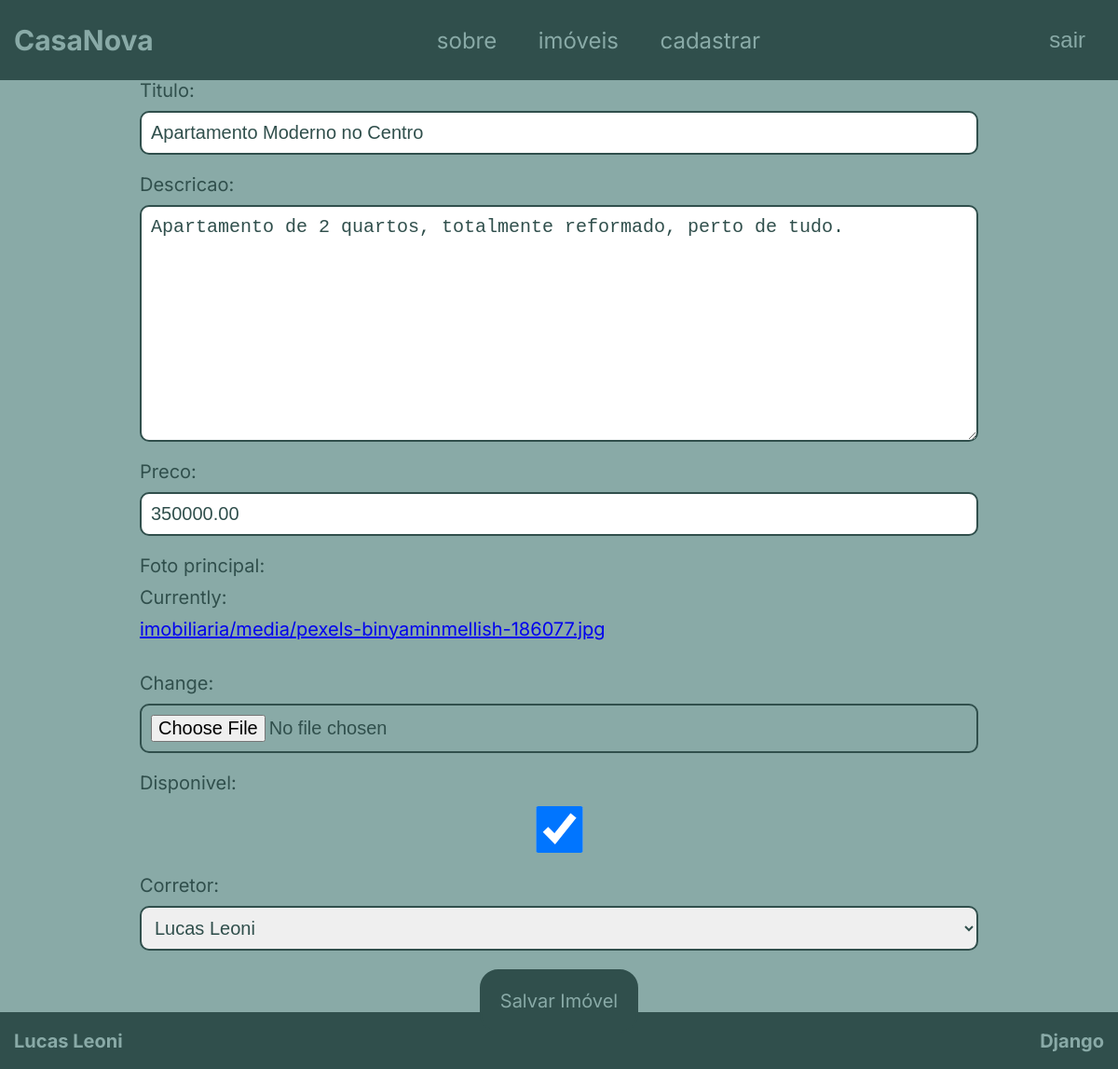
Screenshot of /imovel/editar/1/ (signed in) with the database file from the repository.
### imobiliaria/models.py (models this page shows, shortened)
class Imovel(models.Model):
    titulo = models.CharField(max_length=150)
    descricao = models.TextField()
    preco = models.DecimalField(max_digits=10, decimal_places=2)
    foto_principal = models.ImageField(upload_to='imobiliaria/media/')
    disponivel = models.BooleanField(default=True)
    corretor = models.ForeignKey(Corretor, on_delete=models.CASCADE)
    criado_por = models.ForeignKey(User, on_delete=models.SET_NULL, null=True)

### imobiliaria/views.py (the view)
# urls.py: path('imovel/editar/<int:pk>/', ImovelUpdate.as_view(), name="imovel-update"),
class ImovelUpdate(LoginRequiredMixin, UpdateView):
    model = Imovel
    form_class = ImovelForm
    template_name = 'pages/form-imoveis.html'
    success_url = reverse_lazy('imobiliaria:imovel-list')

### imobiliaria/forms.py
class ImovelForm(forms.ModelForm):
    class Meta:
        model = Imovel
        fields = ['titulo', 'descricao', 'preco', 'foto_principal', 'disponivel', 'corretor']

### imobiliaria/models.py (called while the page is built)
    def __str__(self):
        return self.nome

### imobiliaria/templates/pages/form-imoveis.html (shortened to what this page needs)
{% extends 'base/base.html' %}
{% block content %}
<section class="form">
    <div class="form-container">
        <form method="post" enctype="multipart/form-data">
            {{ form.as_p }}
            <div class="form-button">
                <button type="submit">Salvar Imóvel</button>
            </div>
        </form>
    </div>
</section>
{% endblock content %}

### imobiliaria/static/css/styles.css (style rules this page uses)
html { scroll-behavior: smooth; font-size: 62.5%; }
body { padding: 0; margin: 0; height: 100%; font-size: 1.6rem; font-family: 'Inter', sans-serif; box-sizing: border-box; }
:root { --c1: #304F4C; --c2: #5D7D7A; --c3: #89AAA7; --c4: #FFF; }
.form { display: flex; justify-content: center; align-items: center; width: 100%; padding: 2rem 0; background-color: var(--c3); max-height: 120vh; height: 100%; }
.form-container { max-width: 90rem; width: 80%; display: flex; flex-direction: column; justify-content: center; margin: 5rem; height: 100%; }
.form form p { font-size: 2rem; color: var(--c1); display: flex; flex-direction: column; gap: 1rem }
.form form input, .form form textarea, .form form select { border: 2px solid var(--c1); padding: 1rem; border-radius: 1rem; font-size: 2rem; color: var(--c1); }
.form form button { padding: 2rem; font-size: 2rem; font-family: 'Inter', sans-serif; background-color: var(--c1); color: var(--c3); border-radius: 2rem; transition: all 0.2s ease-in-out; cursor: pointer; border: 2px solid var(--c1); }
.form-button { display: flex; justify-content: center; }
#id_disponivel { height: 5rem; }

### rows the page displays
Imovel: titulo "Apartamento Moderno no Centro", descricao "Apartamento de 2 quartos, totalmente reformado, perto de tudo.", preco "350000.00", disponivel "☑", corretor "Lucas Leoni"
